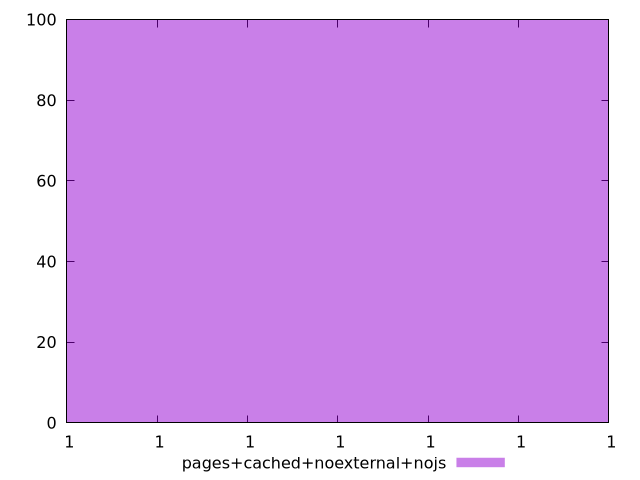

Recreate this plot in gnuplot.
$_pagesCachedNoexternalNojs <<EOF
0.9999999641342968 100
EOF
set key outside below
set terminal pngcairo
set output "report_00006_2020-11-02T20-21-41.718Z/max-potential-fid/pages+cached+noexternal+nojs//hist.png"
set yrange [0:100]
set boxwidth 1.383379926633412e-15
set style fill transparent solid 0.5 noborder
plot $_pagesCachedNoexternalNojs title "pages+cached+noexternal+nojs" with boxes ,
